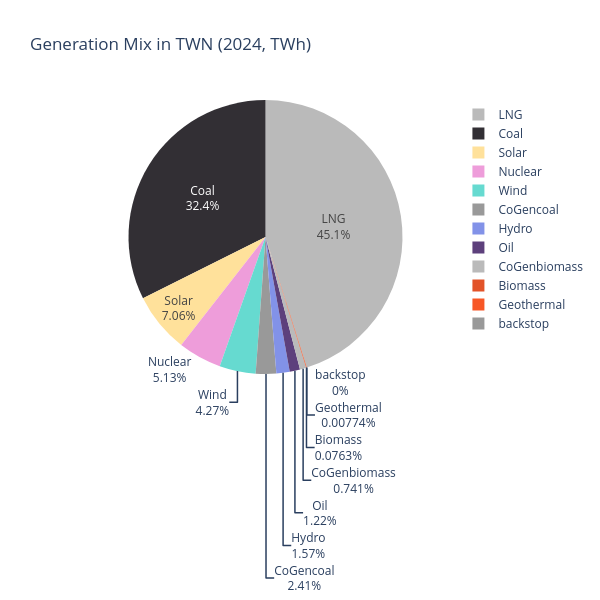

Notebook cell for this chart:
### Code cell
# --- CHECK GENERATION MIX --- #

generation = (
    n.generators_t.p
     .resample('YE').sum()
     .groupby([n.generators.bus, n.generators.carrier], axis=1).sum()
     .melt()
     .rename(columns={'variable': 'carrier'})
)
generation.carrier.replace('', 'backstop', inplace=True)
generation.value = generation.value.div(1e6)
color_map = n.carriers.color.to_dict()
colors = [ color_map.get(c, "#999999") for c in generation.carrier ]

# 1×1 subplot of type “domain” (pie)
fig = make_subplots(
    rows=1, cols=1,
    specs=[[{'type':'domain'}]]
)

# add the pie into row=1,col=1
fig.add_trace(
    go.Pie(
        labels=generation.carrier,
        values=generation.value,
        marker=dict(colors=colors),
        textinfo='percent+label'
    ),
    row=1, col=1
)

fig.update_layout(
    title_text="Generation Mix in TWN (2024, TWh)",
    width=600,
    height=600
)

### Figure 1 — Plotly figure (JSON) as saved in the notebook; plotly's stock layout.template omitted (floating-point values rounded to 4 significant figures)
{"data": [{"domain": {"x": [0, 1], "y": [0, 1]}, "labels": ["Biomass", "CoGenbiomass", "CoGencoal", "Coal", "Geothermal", "Hydro", "LNG", "Nuclear", "Oil", "Solar", "Wind", "backstop"], "marker": {"colors": ["#e25329", "#bababa", "#999999", "#322f34", "#f75726", "#8292e8", "#bababa", "#ee9dda", "#5d407c", "#ffe19b", "#66dad0", "#999999"]}, "textinfo": "percent+label", "type": "pie", "values": [0.1908, 1.853, 6.028, 80.96, 0.01934, 3.919, 112.8, 12.82, 3.056, 17.65, 10.68, 0.0]}], "layout": {"height": 600, "title": {"text": "Generation Mix in TWN (2024, TWh)"}, "width": 600}}
